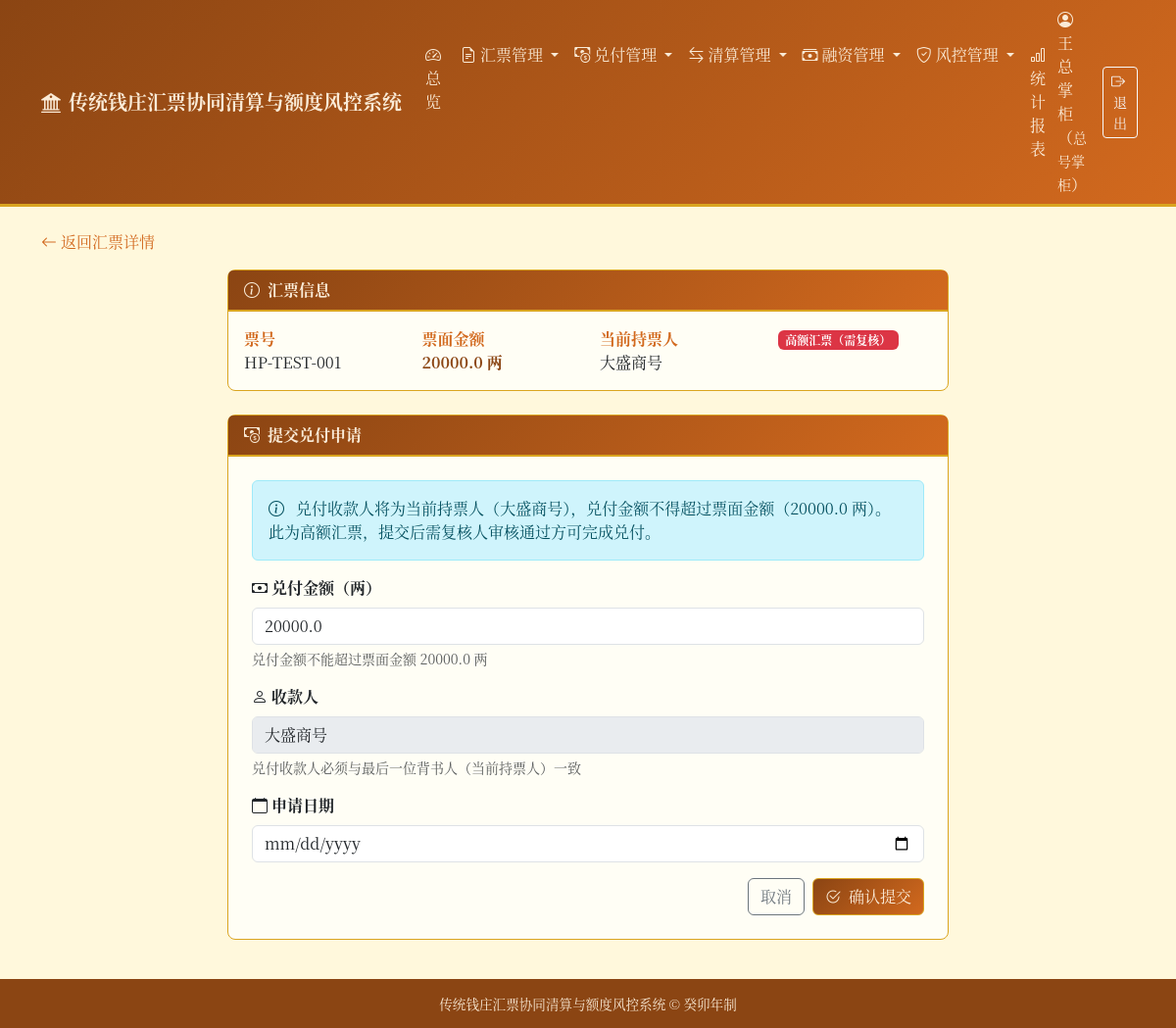
Page /bills/1/redeem (signed in) on the committed database.
### tables this page shows
CREATE TABLE bills (
        id INTEGER PRIMARY KEY AUTOINCREMENT,
        bill_no TEXT UNIQUE NOT NULL,
        amount REAL NOT NULL CHECK(amount > 0),
        issuer_id INTEGER NOT NULL,
        issue_branch_id INTEGER,
        payee TEXT NOT NULL,
        issue_date TEXT NOT NULL,
        due_date TEXT,
        status TEXT NOT NULL DEFAULT '有效' CHECK(status IN (
            '有效', '已兑付', '已作废', '挂失', '冻结'
        )),
        remark TEXT,
        FOREIGN KEY (issuer_id) REFERENCES users(id),
        FOREIGN KEY (issue_branch_id) REFERENCES branches(id)
    );

### main.py (the view)
@app.get("/bills/{bill_id}/redeem", response_class=HTMLResponse)
def redeem_page(request: Request, bill_id: int, user=Depends(auth_dep)):
    if user["role"] not in OPERATOR_ROLES:
        raise HTTPException(status_code=403, detail="无权提交兑付")
    conn = get_db()
    cursor = conn.cursor()
    cursor.execute("SELECT * FROM bills WHERE id = ?", (bill_id,))
    bill = cursor.fetchone()
    if not bill:
        conn.close()
        raise HTTPException(status_code=404, detail="汇票不存在")
    if bill["status"] != "有效":
        conn.close()
        raise HTTPException(status_code=400, detail="该汇票不可兑付")
    current_payee = get_current_payee(bill_id, conn)
    cursor.execute("SELECT * FROM branches WHERE status = '营业中' ORDER BY id")
    branches = [dict(row) for row in cursor.fetchall()]
    conn.close()
    return templates.TemplateResponse(
        "redeem.html",
        {
            "request": request,
            "user": user,
            "bill": dict(bill),
            "current_payee": current_payee,
            "branches": branches,
        },
    )

### templates/redeem.html (shortened to what this page needs)
{% extends "base.html" %}
{% block content %}
<div class="mb-3">
    <a href="/bills/{{ bill.id }}" class="text-decoration-none" style="color: var(--qz-secondary);">
        <i class="bi bi-arrow-left me-1"></i>返回汇票详情
    </a>
</div>
<div class="row justify-content-center">
    <div class="col-lg-8">
        <div class="card card-qz mb-4">
            <div class="card-header">
                <i class="bi bi-info-circle me-2"></i>汇票信息
            </div>
            <div class="card-body">
                <div class="row">
                    <div class="col-md-3">
                        <strong style="color: var(--qz-secondary);">票号</strong>
                        <div>{{ bill.bill_no }}</div>
                    </div>
                    <div class="col-md-3">
                        <strong style="color: var(--qz-secondary);">票面金额</strong>
                        <div class="fw-bold" style="color: var(--qz-primary);">{{ bill.amount }} 两</div>
                    </div>
                    <div class="col-md-3">
                        <strong style="color: var(--qz-secondary);">当前持票人</strong>
                        <div>{{ current_payee }}</div>
                    </div>
                    <div class="col-md-3">
                        {% if bill.amount >= 10000 %}
                        <span class="badge bg-danger">高额汇票（需复核）</span>
                        {% else %}
                        <span class="badge bg-success">普通汇票（直接兑付）</span>
                        {% endif %}
                    </div>
                </div>
            </div>
        </div>
        <div class="card card-qz">
            <div class="card-header">
                <i class="bi bi-cash-coin me-2"></i>提交兑付申请
            </div>
            <div class="card-body p-4">
                <div class="alert alert-info">
                    <i class="bi bi-info-circle me-2"></i>
                    兑付收款人将为当前持票人（{{ current_payee }}），兑付金额不得超过票面金额（{{ bill.amount }} 两）。
                    {% if bill.amount >= 10000 %}
                    此为高额汇票，提交后需复核人审核通过方可完成兑付。
                    {% else %}
                    此为普通汇票，提交后将直接完成兑付。
                    {% endif %}
                </div>
                <form method="post" action="/bills/{{ bill.id }}/redeem">
                    <div class="mb-3">
                        <label for="amount" class="form-label fw-bold">
                            <i class="bi bi-cash me-1"></i>兑付金额（两）
                        </label>
                        <input type="number" class="form-control" id="amount" name="amount"
                               value="{{ form.amount if form else bill.amount }}" step="0.01" min="0.01"
                               max="{{ bill.amount }}" required>
                        <div class="form-text">兑付金额不能超过票面金额 {{ bill.amount }} 两</div>
                    </div>
                    <div class="mb-3">
                        <label class="form-label fw-bold">
                            <i class="bi bi-person me-1"></i>收款人
                        </label>
                        <input type="text" class="form-control" value="{{ current_payee }}" disabled>
                        <div class="form-text">兑付收款人必须与最后一位背书人（当前持票人）一致</div>
                    </div>
                    <div class="mb-3">
                        <label for="request_date" class="form-label fw-bold">
                            <i class="bi bi-calendar me-1"></i>申请日期
                        </label>
                        <input type="date" class="form-control" id="request_date" name="request_date"
                               value="{{ form.request_date if form else '' }}" required>
                    </div>
                    <div class="d-grid gap-2 d-md-flex justify-content-md-end">
                        <a href="/bills/{{ bill.id }}" class="btn btn-outline-secondary">取消</a>
                        <button type="submit" class="btn btn-qz">
                            <i class="bi bi-check2-circle me-2"></i>确认提交
                        </button>
                    </div>
                </form>
            </div>
        </div>
    </div>
</div>
{% endblock %}

### templates/base.html (style rules this page uses)
:root { --qz-primary: #8B4513; --qz-secondary: #D2691E; --qz-accent: #DAA520; --qz-bg: #FFF8DC; --qz-dark: #3E2723; --qz-light: #FAEBD7; }
body { background-color: var(--qz-bg); font-family: "Songti SC", "SimSun", "Noto Serif CJK SC", serif; color: var(--qz-dark); }
.card-qz { border: 1px solid var(--qz-accent); border-radius: 8px; background: #FFFEF5; }
.card-qz .card-header { background: linear-gradient(135deg, var(--qz-primary), var(--qz-secondary)); color: var(--qz-light); border-bottom: 2px solid var(--qz-accent); font-weight: bold; }
.btn-qz { background: linear-gradient(135deg, var(--qz-primary), var(--qz-secondary)); color: var(--qz-light); border: 1px solid var(--qz-accent); }

### rows in the picture
bills: bill_no "HP-TEST-001", amount "20000.0", payee "大盛商号"

### other values in the picture
{{ user.real_name }} "王总掌柜"
{{ user.role }} "总号掌柜"
